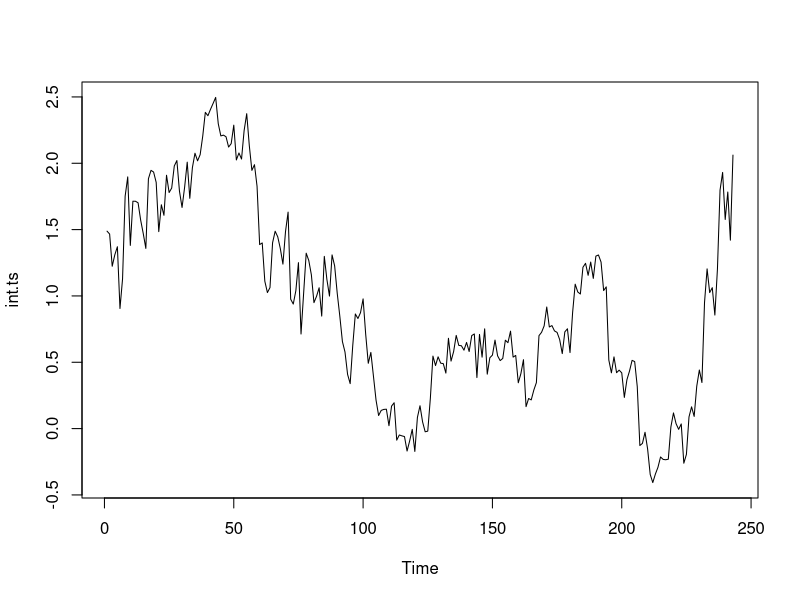
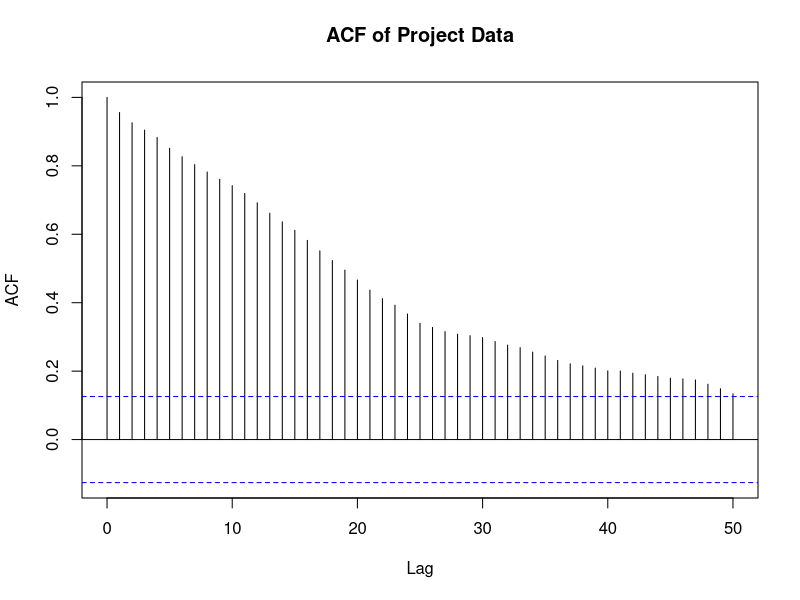

Generate these figures, in order, with R:
## ---- chunk 1
knitr::opts_chunk$set(echo = TRUE, tidy.opts = list(width.cutoff = 60), tidy = TRUE)
## ---- chunk 2
# check if `tidyr` package is installed;
# otherwise, install and load if 'tidyr' is absent
if(!require('tidyr'))
install.packages('tidyr', repos = 'https://cloud.r-project.org')

# load libraries

#rename
library(dplyr)
## ---- chunk 3
# read in data set
int.rate <- read.csv("RIRA10Y.csv")

# rename columns for easier data manipulation
int.rate <- int.rate %>% 
    rename("INT_RATE_10Y" = REAINTRATREARAT10Y)

# convert date to type(date)
int.rate <- int.rate %>%
    mutate(DATE = as.Date(DATE, sep="-", "%Y-%m-%d"))
str(int.rate)

int.ts <- ts(int.rate$INT_RATE_10Y)
plot(int.ts)
int_acf=acf(int.rate$INT_RATE_10Y, lag.max=50, type="correlation", main="ACF of Project Data")
